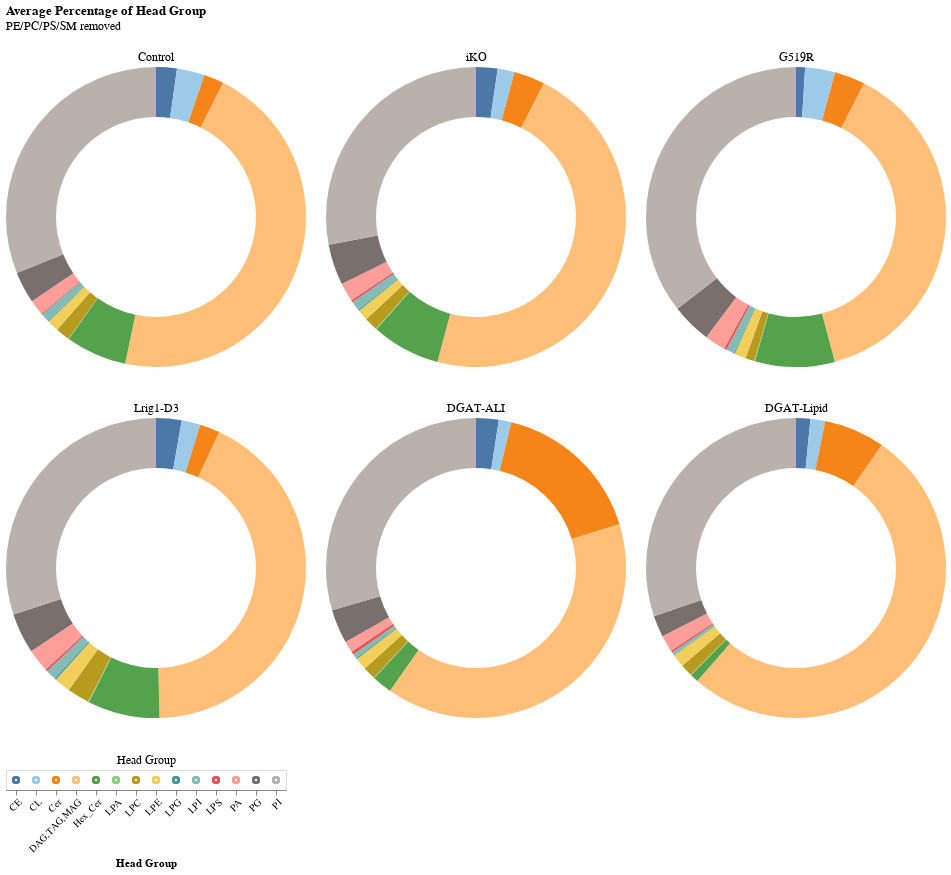

The code cell stored with this chart in its notebook:
### Code cell
chart_list = []

# create selection tool
click = alt.selection_point(fields=['Head Group'])

# create head group legend
heads = alt.Chart(h_dropped).mark_point().encode(
    x=alt.X('Head Group').axis(labelAngle=-45),
    color=alt.condition(click, 'Head Group', alt.value('lightgray')),
    ).add_params(click).properties(title={'text':[], 'subtitle':'Head Group'})

for ptn in h_dropped['Mutation'].unique():
    source = h_dropped[h_dropped['Mutation'] == ptn]
    
    donut = alt.Chart(source).mark_arc(innerRadius=100).encode(
        theta='mean(Fraction):Q',
        color=alt.condition(click, 'Head Group', alt.value('lightgray'), scale=alt.Scale(scheme='tableau20'), legend=None),
        opacity = alt.condition(click, alt.value(1), alt.value(0.1)),
        tooltip=['Head Group', 'mean(Fraction)']
    ).add_params(click).properties(
        width=300,
        title={'text':[], 'subtitle':ptn}
    )
    
    chart_list.append(donut)

d = alt.hconcat(*chart_list[:3]) & alt.hconcat(*chart_list[3:]) & heads
d = d.properties(title={'text':['Average Percentage of Head Group'],  'subtitle':['PE/PC/PS/SM removed']})
d.save('graphs/dgat/head_group/Donut_Charts_NoPEPCPSSM.png', ppi=300)
d

### Figure 1 — Vega-Lite specification as saved in the notebook (floating-point values rounded to 4 significant figures; data arrays with more than 128 entries replaced by an {"elided": "..."} marker saying what was removed)
{"config": {"view": {"continuousWidth": 300, "continuousHeight": 300}}, "vconcat": [{"hconcat": [{"data": {"name": "data-9045ee00862f1eb254b3a41594fa8abb"}, "mark": {"type": "arc", "innerRadius": 100}, "encoding": {"color": {"condition": {"param": "param_2", "field": "Head Group", "scale": {"scheme": "tableau20"}, "legend": null, "type": "nominal"}, "value": "lightgray"}, "opacity": {"condition": {"param": "param_2", "value": 1}, "value": 0.1}, "theta": {"aggregate": "mean", "field": "Fraction", "type": "quantitative"}, "tooltip": [{"field": "Head Group", "type": "nominal"}, {"aggregate": "mean", "field": "Fraction", "type": "quantitative"}]}, "name": "view_8", "title": {"text": [], "subtitle": "Control"}, "width": 300}, {"data": {"name": "data-18dc183e5d926e8036a707639f6a462d"}, "mark": {"type": "arc", "innerRadius": 100}, "encoding": {"color": {"condition": {"param": "param_2", "field": "Head Group", "scale": {"scheme": "tableau20"}, "legend": null, "type": "nominal"}, "value": "lightgray"}, "opacity": {"condition": {"param": "param_2", "value": 1}, "value": 0.1}, "theta": {"aggregate": "mean", "field": "Fraction", "type": "quantitative"}, "tooltip": [{"field": "Head Group", "type": "nominal"}, {"aggregate": "mean", "field": "Fraction", "type": "quantitative"}]}, "name": "view_9", "title": {"text": [], "subtitle": "iKO"}, "width": 300}, {"data": {"name": "data-609cd1e35fa8c9c6ba0f7f0d8c4942c1"}, "mark": {"type": "arc", "innerRadius": 100}, "encoding": {"color": {"condition": {"param": "param_2", "field": "Head Group", "scale": {"scheme": "tableau20"}, "legend": null, "type": "nominal"}, "value": "lightgray"}, "opacity": {"condition": {"param": "param_2", "value": 1}, "value": 0.1}, "theta": {"aggregate": "mean", "field": "Fraction", "type": "quantitative"}, "tooltip": [{"field": "Head Group", "type": "nominal"}, {"aggregate": "mean", "field": "Fraction", "type": "quantitative"}]}, "name": "view_10", "title": {"text": [], "subtitle": "G519R"}, "width": 300}]}, {"hconcat": [{"data": {"name": "data-17efbf0210708472ac3a6a0241dfae79"}, "mark": {"type": "arc", "innerRadius": 100}, "encoding": {"color": {"condition": {"param": "param_2", "field": "Head Group", "scale": {"scheme": "tableau20"}, "legend": null, "type": "nominal"}, "value": "lightgray"}, "opacity": {"condition": {"param": "param_2", "value": 1}, "value": 0.1}, "theta": {"aggregate": "mean", "field": "Fraction", "type": "quantitative"}, "tooltip": [{"field": "Head Group", "type": "nominal"}, {"aggregate": "mean", "field": "Fraction", "type": "quantitative"}]}, "name": "view_11", "title": {"text": [], "subtitle": "Lrig1-D3"}, "width": 300}, {"data": {"name": "data-eaa684efab862bd84df141f2c1fbd8a1"}, "mark": {"type": "arc", "innerRadius": 100}, "encoding": {"color": {"condition": {"param": "param_2", "field": "Head Group", "scale": {"scheme": "tableau20"}, "legend": null, "type": "nominal"}, "value": "lightgray"}, "opacity": {"condition": {"param": "param_2", "value": 1}, "value": 0.1}, "theta": {"aggregate": "mean", "field": "Fraction", "type": "quantitative"}, "tooltip": [{"field": "Head Group", "type": "nominal"}, {"aggregate": "mean", "field": "Fraction", "type": "quantitative"}]}, "name": "view_12", "title": {"text": [], "subtitle": "DGAT-ALI"}, "width": 300}, {"data": {"name": "data-029a9473dc9cfc91ea36d092074fcf7c"}, "mark": {"type": "arc", "innerRadius": 100}, "encoding": {"color": {"condition": {"param": "param_2", "field": "Head Group", "scale": {"scheme": "tableau20"}, "legend": null, "type": "nominal"}, "value": "lightgray"}, "opacity": {"condition": {"param": "param_2", "value": 1}, "value": 0.1}, "theta": {"aggregate": "mean", "field": "Fraction", "type": "quantitative"}, "tooltip": [{"field": "Head Group", "type": "nominal"}, {"aggregate": "mean", "field": "Fraction", "type": "quantitative"}]}, "name": "view_13", "title": {"text": [], "subtitle": "DGAT-Lipid"}, "width": 300}]}, {"data": {"name": "data-228f97085e76f9dd6c98b2425e6ed228"}, "mark": {"type": "point"}, "encoding": {"color": {"condition": {"param": "param_2", "field": "Head Group"}, "value": "lightgray"}, "x": {"axis": {"labelAngle": -45}, "field": "Head Group", "type": "nominal"}}, "name": "view_14", "title": {"text": [], "subtitle": "Head Group"}}], "params": [{"name": "param_2", "select": {"type": "point", "fields": ["Head Group"]}, "views": ["view_8", "view_9", "view_10", "view_11", "view_12", "view_13", "view_14"]}], "title": {"text": ["Average Percentage of Head Group"], "subtitle": ["PE/PC/PS/SM removed"]}, "$schema": "https://vega.github.io/schema/vega-lite/v5.17.0.json", "datasets": {"data-9045ee00862f1eb254b3a41594fa8abb": [{"Mutation": "Control", "Head Group": "CE", "Fraction": 0.006946}, {"Mutation": "Control", "Head Group": "CE", "Fraction": 0.009492}, {"Mutation": "Control", "Head Group": "CE", "Fraction": 0.01018}, {"Mutation": "Control", "Head Group": "CE", "Fraction": 0.00402}, {"Mutation": "Control", "Head Group": "CE", "Fraction": 0.003725}, {"Mutation": "Control", "Head Group": "CL", "Fraction": 0.01106}, {"Mutation": "Control", "Head Group": "CL", "Fraction": 0.009842}, {"Mutation": "Control", "Head Group": "CL", "Fraction": 0.006619}, {"Mutation": "Control", "Head Group": "CL", "Fraction": 0.009271}, {"Mutation": "Control", "Head Group": "CL", "Fraction": 0.009162}, {"Mutation": "Control", "Head Group": "Cer", "Fraction": 0.002984}, {"Mutation": "Control", "Head Group": "Cer", "Fraction": 0.009073}, {"Mutation": "Control", "Head Group": "Cer", "Fraction": 0.00769}, {"Mutation": "Control", "Head Group": "Cer", "Fraction": 0.007668}, {"Mutation": "Control", "Head Group": "Cer", "Fraction": 0.005565}, {"Mutation": "Control", "Head Group": "DAG,TAG,MAG", "Fraction": 0.1114}, {"Mutation": "Control", "Head Group": "DAG,TAG,MAG", "Fraction": 0.09536}, {"Mutation": "Control", "Head Group": "DAG,TAG,MAG", "Fraction": 0.171}, {"Mutation": "Control", "Head Group": "DAG,TAG,MAG", "Fraction": 0.178}, {"Mutation": "Control", "Head Group": "DAG,TAG,MAG", "Fraction": 0.1485}, {"Mutation": "Control", "Head Group": "Hex_Cer", "Fraction": 0.02081}, {"Mutation": "Control", "Head Group": "Hex_Cer", "Fraction": 0.02284}, {"Mutation": "Control", "Head Group": "Hex_Cer", "Fraction": 0.01916}, {"Mutation": "Control", "Head Group": "Hex_Cer", "Fraction": 0.01899}, {"Mutation": "Control", "Head Group": "Hex_Cer", "Fraction": 0.01906}, {"Mutation": "Control", "Head Group": "LPA", "Fraction": 0.0001258}, {"Mutation": "Control", "Head Group": "LPA", "Fraction": 0.0002699}, {"Mutation": "Control", "Head Group": "LPA", "Fraction": 0.0001613}, {"Mutation": "Control", "Head Group": "LPA", "Fraction": 0.0001277}, {"Mutation": "Control", "Head Group": "LPA", "Fraction": 8.399e-05}, {"Mutation": "Control", "Head Group": "LPC", "Fraction": 0.005244}, {"Mutation": "Control", "Head Group": "LPC", "Fraction": 0.005773}, {"Mutation": "Control", "Head Group": "LPC", "Fraction": 0.00517}, {"Mutation": "Control", "Head Group": "LPC", "Fraction": 0.004123}, {"Mutation": "Control", "Head Group": "LPC", "Fraction": 0.003141}, {"Mutation": "Control", "Head Group": "LPE", "Fraction": 0.003557}, {"Mutation": "Control", "Head Group": "LPE", "Fraction": 0.005278}, {"Mutation": "Control", "Head Group": "LPE", "Fraction": 0.003791}, {"Mutation": "Control", "Head Group": "LPE", "Fraction": 0.003694}, {"Mutation": "Control", "Head Group": "LPE", "Fraction": 0.002987}, {"Mutation": "Control", "Head Group": "LPG", "Fraction": 0.0002505}, {"Mutation": "Control", "Head Group": "LPG", "Fraction": 0.0004245}, {"Mutation": "Control", "Head Group": "LPG", "Fraction": 0.0003693}, {"Mutation": "Control", "Head Group": "LPG", "Fraction": 0.0003146}, {"Mutation": "Control", "Head Group": "LPG", "Fraction": 0.0002691}, {"Mutation": "Control", "Head Group": "LPI", "Fraction": 0.003304}, {"Mutation": "Control", "Head Group": "LPI", "Fraction": 0.003159}, {"Mutation": "Control", "Head Group": "LPI", "Fraction": 0.002939}, {"Mutation": "Control", "Head Group": "LPI", "Fraction": 0.002393}, {"Mutation": "Control", "Head Group": "LPI", "Fraction": 0.002177}, {"Mutation": "Control", "Head Group": "LPS", "Fraction": 0.0002429}, {"Mutation": "Control", "Head Group": "LPS", "Fraction": 0.0005735}, {"Mutation": "Control", "Head Group": "LPS", "Fraction": 0.0002797}, {"Mutation": "Control", "Head Group": "LPS", "Fraction": 0.0003242}, {"Mutation": "Control", "Head Group": "LPS", "Fraction": 0.0003173}, {"Mutation": "Control", "Head Group": "PA", "Fraction": 0.005527}, {"Mutation": "Control", "Head Group": "PA", "Fraction": 0.006836}, {"Mutation": "Control", "Head Group": "PA", "Fraction": 0.004954}, {"Mutation": "Control", "Head Group": "PA", "Fraction": 0.004216}, {"Mutation": "Control", "Head Group": "PA", "Fraction": 0.003743}, {"Mutation": "Control", "Head Group": "PG", "Fraction": 0.0108}, {"Mutation": "Control", "Head Group": "PG", "Fraction": 0.01109}, {"Mutation": "Control", "Head Group": "PG", "Fraction": 0.01059}, {"Mutation": "Control", "Head Group": "PG", "Fraction": 0.009906}, {"Mutation": "Control", "Head Group": "PG", "Fraction": 0.01001}, {"Mutation": "Control", "Head Group": "PI", "Fraction": 0.1027}, {"Mutation": "Control", "Head Group": "PI", "Fraction": 0.09466}, {"Mutation": "Control", "Head Group": "PI", "Fraction": 0.09096}, {"Mutation": "Control", "Head Group": "PI", "Fraction": 0.08957}, {"Mutation": "Control", "Head Group": "PI", "Fraction": 0.09878}], "data-18dc183e5d926e8036a707639f6a462d": [{"Mutation": "iKO", "Head Group": "CE", "Fraction": 0.007533}, {"Mutation": "iKO", "Head Group": "CE", "Fraction": 0.005789}, {"Mutation": "iKO", "Head Group": "CE", "Fraction": 0.002648}, {"Mutation": "iKO", "Head Group": "CE", "Fraction": 0.003108}, {"Mutation": "iKO", "Head Group": "CE", "Fraction": 0.008212}, {"Mutation": "iKO", "Head Group": "CE", "Fraction": 0.009307}, {"Mutation": "iKO", "Head Group": "CL", "Fraction": 0.00464}, {"Mutation": "iKO", "Head Group": "CL", "Fraction": 0.004837}, {"Mutation": "iKO", "Head Group": "CL", "Fraction": 0.003369}, {"Mutation": "iKO", "Head Group": "CL", "Fraction": 0.005141}, {"Mutation": "iKO", "Head Group": "CL", "Fraction": 0.005068}, {"Mutation": "iKO", "Head Group": "CL", "Fraction": 0.005732}, {"Mutation": "iKO", "Head Group": "Cer", "Fraction": 0.01114}, {"Mutation": "iKO", "Head Group": "Cer", "Fraction": 0.008958}, {"Mutation": "iKO", "Head Group": "Cer", "Fraction": 0.004582}, {"Mutation": "iKO", "Head Group": "Cer", "Fraction": 0.00947}, {"Mutation": "iKO", "Head Group": "Cer", "Fraction": 0.008778}, {"Mutation": "iKO", "Head Group": "Cer", "Fraction": 0.009941}, {"Mutation": "iKO", "Head Group": "DAG,TAG,MAG", "Fraction": 0.1119}, {"Mutation": "iKO", "Head Group": "DAG,TAG,MAG", "Fraction": 0.188}, {"Mutation": "iKO", "Head Group": "DAG,TAG,MAG", "Fraction": 0.1806}, {"Mutation": "iKO", "Head Group": "DAG,TAG,MAG", "Fraction": 0.1034}, {"Mutation": "iKO", "Head Group": "DAG,TAG,MAG", "Fraction": 0.09473}, {"Mutation": "iKO", "Head Group": "DAG,TAG,MAG", "Fraction": 0.05895}, {"Mutation": "iKO", "Head Group": "Hex_Cer", "Fraction": 0.01858}, {"Mutation": "iKO", "Head Group": "Hex_Cer", "Fraction": 0.01934}, {"Mutation": "iKO", "Head Group": "Hex_Cer", "Fraction": 0.01422}, {"Mutation": "iKO", "Head Group": "Hex_Cer", "Fraction": 0.01894}, {"Mutation": "iKO", "Head Group": "Hex_Cer", "Fraction": 0.02642}, {"Mutation": "iKO", "Head Group": "Hex_Cer", "Fraction": 0.01958}, {"Mutation": "iKO", "Head Group": "LPA", "Fraction": 0.0003064}, {"Mutation": "iKO", "Head Group": "LPA", "Fraction": 0.0002179}, {"Mutation": "iKO", "Head Group": "LPA", "Fraction": 0.0001204}, {"Mutation": "iKO", "Head Group": "LPA", "Fraction": 0.0002116}, {"Mutation": "iKO", "Head Group": "LPA", "Fraction": 0.0002897}, {"Mutation": "iKO", "Head Group": "LPA", "Fraction": 0.0002089}, {"Mutation": "iKO", "Head Group": "LPC", "Fraction": 0.00612}, {"Mutation": "iKO", "Head Group": "LPC", "Fraction": 0.004258}, {"Mutation": "iKO", "Head Group": "LPC", "Fraction": 0.001662}, {"Mutation": "iKO", "Head Group": "LPC", "Fraction": 0.002421}, {"Mutation": "iKO", "Head Group": "LPC", "Fraction": 0.003719}, {"Mutation": "iKO", "Head Group": "LPC", "Fraction": 0.004495}, {"Mutation": "iKO", "Head Group": "LPE", "Fraction": 0.003832}, {"Mutation": "iKO", "Head Group": "LPE", "Fraction": 0.003185}, {"Mutation": "iKO", "Head Group": "LPE", "Fraction": 0.002096}, {"Mutation": "iKO", "Head Group": "LPE", "Fraction": 0.002543}, {"Mutation": "iKO", "Head Group": "LPE", "Fraction": 0.003283}, {"Mutation": "iKO", "Head Group": "LPE", "Fraction": 0.003476}, {"Mutation": "iKO", "Head Group": "LPG", "Fraction": 0.0004579}, {"Mutation": "iKO", "Head Group": "LPG", "Fraction": 0.0005012}, {"Mutation": "iKO", "Head Group": "LPG", "Fraction": 0.0001644}, {"Mutation": "iKO", "Head Group": "LPG", "Fraction": 0.0003316}, {"Mutation": "iKO", "Head Group": "LPG", "Fraction": 0.0003566}, {"Mutation": "iKO", "Head Group": "LPG", "Fraction": 0.0003473}, {"Mutation": "iKO", "Head Group": "LPI", "Fraction": 0.003797}, {"Mutation": "iKO", "Head Group": "LPI", "Fraction": 0.003209}, {"Mutation": "iKO", "Head Group": "LPI", "Fraction": 0.001561}, {"Mutation": "iKO", "Head Group": "LPI", "Fraction": 0.002089}, {"Mutation": "iKO", "Head Group": "LPI", "Fraction": 0.002583}, {"Mutation": "iKO", "Head Group": "LPI", "Fraction": 0.00282}, {"Mutation": "iKO", "Head Group": "LPS", "Fraction": 0.000626}, {"Mutation": "iKO", "Head Group": "LPS", "Fraction": 0.0005222}, {"Mutation": "iKO", "Head Group": "LPS", "Fraction": 0.0004548}, {"Mutation": "iKO", "Head Group": "LPS", "Fraction": 0.0005532}, {"Mutation": "iKO", "Head Group": "LPS", "Fraction": 0.0009502}, {"Mutation": "iKO", "Head Group": "LPS", "Fraction": 0.0005445}, {"Mutation": "iKO", "Head Group": "PA", "Fraction": 0.006015}, {"Mutation": "iKO", "Head Group": "PA", "Fraction": 0.003986}, {"Mutation": "iKO", "Head Group": "PA", "Fraction": 0.004116}, {"Mutation": "iKO", "Head Group": "PA", "Fraction": 0.005394}, {"Mutation": "iKO", "Head Group": "PA", "Fraction": 0.007024}, {"Mutation": "iKO", "Head Group": "PA", "Fraction": 0.005241}, {"Mutation": "iKO", "Head Group": "PG", "Fraction": 0.01269}, {"Mutation": "iKO", "Head Group": "PG", "Fraction": 0.01305}, {"Mutation": "iKO", "Head Group": "PG", "Fraction": 0.009543}, {"Mutation": "iKO", "Head Group": "PG", "Fraction": 0.0101}, {"Mutation": "iKO", "Head Group": "PG", "Fraction": 0.01103}, {"Mutation": "iKO", "Head Group": "PG", "Fraction": 0.01305}, {"Mutation": "iKO", "Head Group": "PI", "Fraction": 0.08211}, {"Mutation": "iKO", "Head Group": "PI", "Fraction": 0.06142}, {"Mutation": "iKO", "Head Group": "PI", "Fraction": 0.0614}, {"Mutation": "iKO", "Head Group": "PI", "Fraction": 0.07912}, {"Mutation": "iKO", "Head Group": "PI", "Fraction": 0.07804}, {"Mutation": "iKO", "Head Group": "PI", "Fraction": 0.08001}], "data-609cd1e35fa8c9c6ba0f7f0d8c4942c1": [{"Mutation": "G519R", "Head Group": "CE", "Fraction": 0.003447}, {"Mutation": "G519R", "Head Group": "CE", "Fraction": 0.001186}, {"Mutation": "G519R", "Head Group": "CE", "Fraction": 0.002121}, {"Mutation": "G519R", "Head Group": "CE", "Fraction": 0.001372}, {"Mutation": "G519R", "Head Group": "CE", "Fraction": 0.00314}, {"Mutation": "G519R", "Head Group": "CL", "Fraction": 0.007374}, {"Mutation": "G519R", "Head Group": "CL", "Fraction": 0.009687}, {"Mutation": "G519R", "Head Group": "CL", "Fraction": 0.009758}, {"Mutation": "G519R", "Head Group": "CL", "Fraction": 0.004784}, {"Mutation": "G519R", "Head Group": "CL", "Fraction": 0.005899}, {"Mutation": "G519R", "Head Group": "Cer", "Fraction": 0.007265}, {"Mutation": "G519R", "Head Group": "Cer", "Fraction": 0.005473}, {"Mutation": "G519R", "Head Group": "Cer", "Fraction": 0.01184}, {"Mutation": "G519R", "Head Group": "Cer", "Fraction": 0.004534}, {"Mutation": "G519R", "Head Group": "Cer", "Fraction": 0.009071}, {"Mutation": "G519R", "Head Group": "DAG,TAG,MAG", "Fraction": 0.07039}, {"Mutation": "G519R", "Head Group": "DAG,TAG,MAG", "Fraction": 0.07611}, {"Mutation": "G519R", "Head Group": "DAG,TAG,MAG", "Fraction": 0.07229}, {"Mutation": "G519R", "Head Group": "DAG,TAG,MAG", "Fraction": 0.1567}, {"Mutation": "G519R", "Head Group": "DAG,TAG,MAG", "Fraction": 0.06879}, {"Mutation": "G519R", "Head Group": "Hex_Cer", "Fraction": 0.02159}, {"Mutation": "G519R", "Head Group": "Hex_Cer", "Fraction": 0.02118}, {"Mutation": "G519R", "Head Group": "Hex_Cer", "Fraction": 0.01986}, {"Mutation": "G519R", "Head Group": "Hex_Cer", "Fraction": 0.01788}, {"Mutation": "G519R", "Head Group": "Hex_Cer", "Fraction": 0.01902}, {"Mutation": "G519R", "Head Group": "LPA", "Fraction": 0.0002055}, {"Mutation": "G519R", "Head Group": "LPA", "Fraction": 0.0001652}, {"Mutation": "G519R", "Head Group": "LPA", "Fraction": 8.629e-05}, {"Mutation": "G519R", "Head Group": "LPA", "Fraction": 0.0001441}, {"Mutation": "G519R", "Head Group": "LPA", "Fraction": 0.0002252}, {"Mutation": "G519R", "Head Group": "LPC", "Fraction": 0.002632}, {"Mutation": "G519R", "Head Group": "LPC", "Fraction": 0.001975}, {"Mutation": "G519R", "Head Group": "LPC", "Fraction": 0.002384}, {"Mutation": "G519R", "Head Group": "LPC", "Fraction": 0.00146}, {"Mutation": "G519R", "Head Group": "LPC", "Fraction": 0.002778}, {"Mutation": "G519R", "Head Group": "LPE", "Fraction": 0.002686}, {"Mutation": "G519R", "Head Group": "LPE", "Fraction": 0.002693}, {"Mutation": "G519R", "Head Group": "LPE", "Fraction": 0.00372}, {"Mutation": "G519R", "Head Group": "LPE", "Fraction": 0.002201}, {"Mutation": "G519R", "Head Group": "LPE", "Fraction": 0.003132}, {"Mutation": "G519R", "Head Group": "LPG", "Fraction": 0.0004055}, {"Mutation": "G519R", "Head Group": "LPG", "Fraction": 0.0002037}, {"Mutation": "G519R", "Head Group": "LPG", "Fraction": 0.0001434}, {"Mutation": "G519R", "Head Group": "LPG", "Fraction": 0.0001432}, {"Mutation": "G519R", "Head Group": "LPG", "Fraction": 0.0003412}, {"Mutation": "G519R", "Head Group": "LPI", "Fraction": 0.001914}, {"Mutation": "G519R", "Head Group": "LPI", "Fraction": 0.00187}, {"Mutation": "G519R", "Head Group": "LPI", "Fraction": 0.001971}, {"Mutation": "G519R", "Head Group": "LPI", "Fraction": 0.002017}, {"Mutation": "G519R", "Head Group": "LPI", "Fraction": 0.002396}, {"Mutation": "G519R", "Head Group": "LPS", "Fraction": 0.0007787}, {"Mutation": "G519R", "Head Group": "LPS", "Fraction": 0.0005271}, {"Mutation": "G519R", "Head Group": "LPS", "Fraction": 0.000463}, {"Mutation": "G519R", "Head Group": "LPS", "Fraction": 0.0005399}, {"Mutation": "G519R", "Head Group": "LPS", "Fraction": 0.0008557}, {"Mutation": "G519R", "Head Group": "PA", "Fraction": 0.006538}, {"Mutation": "G519R", "Head Group": "PA", "Fraction": 0.004873}, {"Mutation": "G519R", "Head Group": "PA", "Fraction": 0.003997}, {"Mutation": "G519R", "Head Group": "PA", "Fraction": 0.00441}, {"Mutation": "G519R", "Head Group": "PA", "Fraction": 0.006162}, {"Mutation": "G519R", "Head Group": "PG", "Fraction": 0.009083}, {"Mutation": "G519R", "Head Group": "PG", "Fraction": 0.009606}, {"Mutation": "G519R", "Head Group": "PG", "Fraction": 0.01141}, {"Mutation": "G519R", "Head Group": "PG", "Fraction": 0.00757}, {"Mutation": "G519R", "Head Group": "PG", "Fraction": 0.01233}, {"Mutation": "G519R", "Head Group": "PI", "Fraction": 0.083}, {"Mutation": "G519R", "Head Group": "PI", "Fraction": 0.08297}, {"Mutation": "G519R", "Head Group": "PI", "Fraction": 0.08901}, {"Mutation": "G519R", "Head Group": "PI", "Fraction": 0.07774}, {"Mutation": "G519R", "Head Group": "PI", "Fraction": 0.07867}], "data-17efbf0210708472ac3a6a0241dfae79": [{"Mutation": "Lrig1-D3", "Head Group": "CE", "Fraction": 0.01087}, {"Mutation": "Lrig1-D3", "Head Group": "CE", "Fraction": 0.003821}, {"Mutation": "Lrig1-D3", "Head Group": "CE", "Fraction": 0.01203}, {"Mutation": "Lrig1-D3", "Head Group": "CE", "Fraction": 0.005516}, {"Mutation": "Lrig1-D3", "Head Group": "CL", "Fraction": 0.008413}, {"Mutation": "Lrig1-D3", "Head Group": "CL", "Fraction": 0.004055}, {"Mutation": "Lrig1-D3", "Head Group": "CL", "Fraction": 0.00668}, {"Mutation": "Lrig1-D3", "Head Group": "CL", "Fraction": 0.004576}, {"Mutation": "Lrig1-D3", "Head Group": "Cer", "Fraction": 0.005679}, {"Mutation": "Lrig1-D3", "Head Group": "Cer", "Fraction": 0.0066}, {"Mutation": "Lrig1-D3", "Head Group": "Cer", "Fraction": 0.006086}, {"Mutation": "Lrig1-D3", "Head Group": "Cer", "Fraction": 0.007129}, {"Mutation": "Lrig1-D3", "Head Group": "DAG,TAG,MAG", "Fraction": 0.1861}, {"Mutation": "Lrig1-D3", "Head Group": "DAG,TAG,MAG", "Fraction": 0.07172}, {"Mutation": "Lrig1-D3", "Head Group": "DAG,TAG,MAG", "Fraction": 0.1475}, {"Mutation": "Lrig1-D3", "Head Group": "DAG,TAG,MAG", "Fraction": 0.09563}, {"Mutation": "Lrig1-D3", "Head Group": "Hex_Cer", "Fraction": 0.02577}, {"Mutation": "Lrig1-D3", "Head Group": "Hex_Cer", "Fraction": 0.01646}, {"Mutation": "Lrig1-D3", "Head Group": "Hex_Cer", "Fraction": 0.02891}, {"Mutation": "Lrig1-D3", "Head Group": "Hex_Cer", "Fraction": 0.0199}, {"Mutation": "Lrig1-D3", "Head Group": "LPA", "Fraction": 0.0002352}, {"Mutation": "Lrig1-D3", "Head Group": "LPA", "Fraction": 0.0003082}, {"Mutation": "Lrig1-D3", "Head Group": "LPA", "Fraction": 0.000279}, {"Mutation": "Lrig1-D3", "Head Group": "LPA", "Fraction": 0.000257}, {"Mutation": "Lrig1-D3", "Head Group": "LPC", "Fraction": 0.005647}, {"Mutation": "Lrig1-D3", "Head Group": "LPC", "Fraction": 0.01385}, {"Mutation": "Lrig1-D3", "Head Group": "LPC", "Fraction": 0.005096}, {"Mutation": "Lrig1-D3", "Head Group": "LPC", "Fraction": 0.003562}, {"Mutation": "Lrig1-D3", "Head Group": "LPE", "Fraction": 0.004371}, {"Mutation": "Lrig1-D3", "Head Group": "LPE", "Fraction": 0.009498}, {"Mutation": "Lrig1-D3", "Head Group": "LPE", "Fraction": 0.003665}, {"Mutation": "Lrig1-D3", "Head Group": "LPE", "Fraction": 0.003156}, {"Mutation": "Lrig1-D3", "Head Group": "LPG", "Fraction": 0.0004284}, {"Mutation": "Lrig1-D3", "Head Group": "LPG", "Fraction": 0.0004352}, {"Mutation": "Lrig1-D3", "Head Group": "LPG", "Fraction": 0.0004898}, {"Mutation": "Lrig1-D3", "Head Group": "LPG", "Fraction": 0.0006837}, {"Mutation": "Lrig1-D3", "Head Group": "LPI", "Fraction": 0.002883}, {"Mutation": "Lrig1-D3", "Head Group": "LPI", "Fraction": 0.004685}, {"Mutation": "Lrig1-D3", "Head Group": "LPI", "Fraction": 0.00229}, {"Mutation": "Lrig1-D3", "Head Group": "LPI", "Fraction": 0.00317}, {"Mutation": "Lrig1-D3", "Head Group": "LPS", "Fraction": 0.0005252}, {"Mutation": "Lrig1-D3", "Head Group": "LPS", "Fraction": 0.001038}, {"Mutation": "Lrig1-D3", "Head Group": "LPS", "Fraction": 0.0007999}, {"Mutation": "Lrig1-D3", "Head Group": "LPS", "Fraction": 0.0003213}, {"Mutation": "Lrig1-D3", "Head Group": "PA", "Fraction": 0.006722}, {"Mutation": "Lrig1-D3", "Head Group": "PA", "Fraction": 0.009247}, {"Mutation": "Lrig1-D3", "Head Group": "PA", "Fraction": 0.008188}, {"Mutation": "Lrig1-D3", "Head Group": "PA", "Fraction": 0.005034}, {"Mutation": "Lrig1-D3", "Head Group": "PG", "Fraction": 0.01021}, {"Mutation": "Lrig1-D3", "Head Group": "PG", "Fraction": 0.01658}, {"Mutation": "Lrig1-D3", "Head Group": "PG", "Fraction": 0.009051}, {"Mutation": "Lrig1-D3", "Head Group": "PG", "Fraction": 0.01511}, {"Mutation": "Lrig1-D3", "Head Group": "PI", "Fraction": 0.08553}, {"Mutation": "Lrig1-D3", "Head Group": "PI", "Fraction": 0.08189}, {"Mutation": "Lrig1-D3", "Head Group": "PI", "Fraction": 0.0823}, {"Mutation": "Lrig1-D3", "Head Group": "PI", "Fraction": 0.1026}], "data-eaa684efab862bd84df141f2c1fbd8a1": [{"Mutation": "DGAT-ALI", "Head Group": "CE", "Fraction": 0.006607}, {"Mutation": "DGAT-ALI", "Head Group": "CL", "Fraction": 0.003702}, {"Mutation": "DGAT-ALI", "Head Group": "Cer", "Fraction": 0.0448}, {"Mutation": "DGAT-ALI", "Head Group": "DAG,TAG,MAG", "Fraction": 0.1071}, {"Mutation": "DGAT-ALI", "Head Group": "Hex_Cer", "Fraction": 0.005792}, {"Mutation": "DGAT-ALI", "Head Group": "LPA", "Fraction": 0.0001651}, {"Mutation": "DGAT-ALI", "Head Group": "LPC", "Fraction": 0.003737}, {"Mutation": "DGAT-ALI", "Head Group": "LPE", "Fraction": 0.00359}, {"Mutation": "DGAT-ALI", "Head Group": "LPG", "Fraction": 0.000331}, {"Mutation": "DGAT-ALI", "Head Group": "LPI", "Fraction": 0.001268}, {"Mutation": "DGAT-ALI", "Head Group": "LPS", "Fraction": 0.000991}, {"Mutation": "DGAT-ALI", "Head Group": "PA", "Fraction": 0.003305}, {"Mutation": "DGAT-ALI", "Head Group": "PG", "Fraction": 0.009916}, {"Mutation": "DGAT-ALI", "Head Group": "PI", "Fraction": 0.08024}], "data-029a9473dc9cfc91ea36d092074fcf7c": [{"Mutation": "DGAT-Lipid", "Head Group": "CE", "Fraction": 0.003755}, {"Mutation": "DGAT-Lipid", "Head Group": "CL", "Fraction": 0.003879}, {"Mutation": "DGAT-Lipid", "Head Group": "Cer", "Fraction": 0.01607}, {"Mutation": "DGAT-Lipid", "Head Group": "DAG,TAG,MAG", "Fraction": 0.1264}, {"Mutation": "DGAT-Lipid", "Head Group": "Hex_Cer", "Fraction": 0.002177}, {"Mutation": "DGAT-Lipid", "Head Group": "LPA", "Fraction": 0.0001551}, {"Mutation": "DGAT-Lipid", "Head Group": "LPC", "Fraction": 0.003249}, {"Mutation": "DGAT-Lipid", "Head Group": "LPE", "Fraction": 0.003339}, {"Mutation": "DGAT-Lipid", "Head Group": "LPG", "Fraction": 0.0001081}, {"Mutation": "DGAT-Lipid", "Head Group": "LPI", "Fraction": 0.0008556}, {"Mutation": "DGAT-Lipid", "Head Group": "LPS", "Fraction": 0.0005546}, {"Mutation": "DGAT-Lipid", "Head Group": "PA", "Fraction": 0.004359}, {"Mutation": "DGAT-Lipid", "Head Group": "PG", "Fraction": 0.005662}, {"Mutation": "DGAT-Lipid", "Head Group": "PI", "Fraction": 0.07382}], "data-228f97085e76f9dd6c98b2425e6ed228": {"elided": "308 records"}}}
